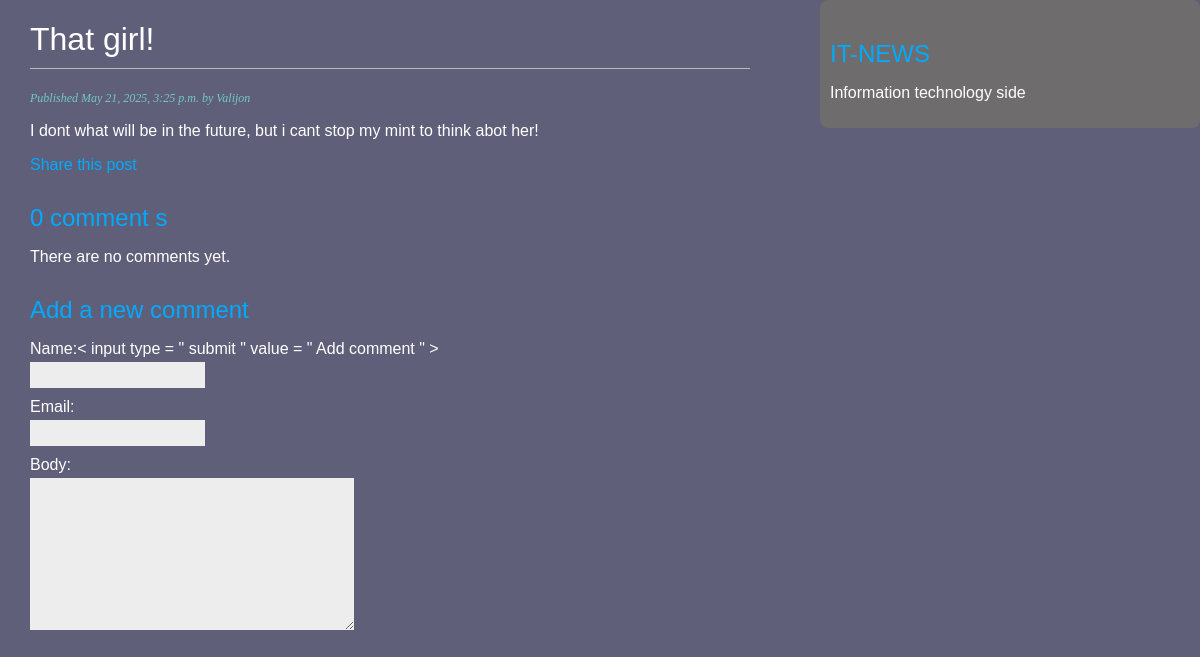
Page /2025/5/21/that-girl/ on the committed database.
### new_app/models.py (models this page shows, shortened)
class Post(models.Model):
    STATUS_CHOICES = (
        ('draft', 'Draft'),
        ('published', 'Published')
    )
    title = models.CharField(max_length=255)
    slug = models.SlugField(max_length=255, unique_for_date="publish")
    author = models.ForeignKey(User, on_delete=models.CASCADE, related_name="blog_posts")
    body = models.TextField()
    publish = models.DateTimeField(default=timezone.now)
    created = models.DateTimeField(auto_now_add=True)
    updated = models.DateTimeField(auto_now=True)
    status = models.CharField(max_length=10,choices=STATUS_CHOICES, default='draft')
    class Meta:
        ordering = ('-publish',)
    objects = models.Manager()
    published = PublishedManager()

### new_app/views.py (the view)
def post_detail(request, year, month, day, slug):
    post = get_object_or_404(Post, slug=slug,
                             status="published",
                             publish__year=year,
                             publish__month=month,
                             publish__day=day)
    comments = post.comments.filter(active = True)
    new_comment = None
    if request.method == 'POST':
        comment_form = CommentForm(data = request.POST)
        if comment_form.is_valid():
            new_comment = comment_form.save(commit=False)
            new_comment.post = post
            new_comment.save()
    else:
            comment_form = CommentForm()
    return render(request, 'blog/post/detail.html', {'post': post,
                                                     'comments':comments,
                                                     'new_comment':new_comment,
                                                     'comment_form':comment_form,
                                                     })

### new_app/forms.py
class CommentForm(forms.ModelForm):
    class Meta:
        model = Comment
        fields = ('name', 'email', 'body')

### templates/blog/post/detail.html (shortened to what this page needs)
{% extends "blog/base.html" %}
{% block content %}
    <h1>{{ post.title }}</h1>
    <p class="date">
        Published {{ post.publish }} by {{ post.author }}
    </p>
    {{ post.body|linebreaks }}
    <p>
        <a href = "{% url 'new_app:post_share' post.id %}">
            Share this post
        </a>
    </p>
    {% with comments.count as total_comments %}
         <h2>
               {{ total_comments }} comment {{ total_comments|pluralize }}
         </h2>
    {% endwith %}
    {% for comment in comments %}
         <div  class="comment">
             <p class="info">
                 Comment {{ forloop.counter }} by {{ comment.name }}
                 {{ comment.created }}
             </p>
             {{ comment.body|linebreaks }}
         </div>
    {% empty %}
          <p> There are no comments yet. </p>
    {% endfor %}
    {% if new_comment %}
          <h2> Your comment has been added. </h2>
    {% else %}
          <h2> Add a new comment </h2>
        <form method="post" style="background-color: #5f5f79">
                            {{ comment_form.as_p }}
                            <p> < input type = " submit " value = " Add comment " > </p>
           </form>
    {% endif %}
    {% endblock %}

### static/css/blog.css (style rules this page uses)
body { margin: 0; padding: 0; font-family: helvetica, sans-serif; background-color: #5f5f79; color: white; }
a { color: #00abff; text-decoration: none; }
h1 { font-weight: normal; border-bottom: 1px solid #bbb; padding: 0 0 10px 0; }
h2 { font-weight: normal; margin: 30px 0 0; color: #00abff }
p.date { color: #73c7c7; font-family: georgia, serif; font-size: 12px; font-style: italic; }
label { float: left; clear: both; color: #ffffff !important; margin-bottom: 4px; }
input, textarea { clear: both; float: left; margin: 0 0 10px; background: #ededed; border: 0; padding: 6px 10px; font-size: 12px; }
p { color: white; }

### rows in the picture
Post: title "That girl!", publish "May 21, 2025, 3:25 p.m.", author "Valijon", body "I dont what will be in the future, but i cant stop my mint to think abot her!"

### other values in the picture
{{ total_comments }} "0"
